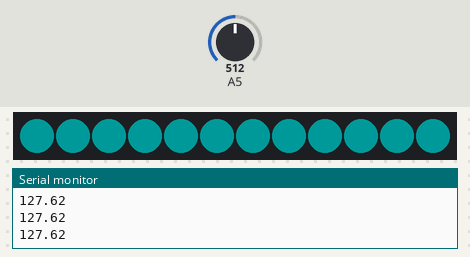
Recording of a sketch running on a simulated Arduino Uno, built with avr-gcc and run on an emulated ATmega328P. Parts: 12 RGB LEDs in strip order, left to right, the last lines printed to the serial monitor. The test bench sets the inputs (shaded band); at power-on: A5 = 512. Dim RGB values are drawn brighter than linear.

Above: at 1.2 s.
1.3 s: A5 set to 716
At 1.6 s:
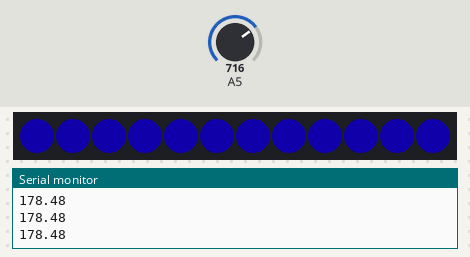
2.8 s: A5 set to 900
At 4.0 s:
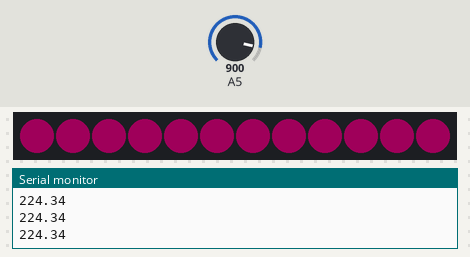
4.3 s: A5 set to 1023
At 5.3 s:
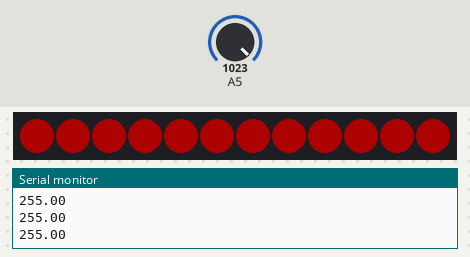
5.8 s: A5 set to 306
At 6.1 s:
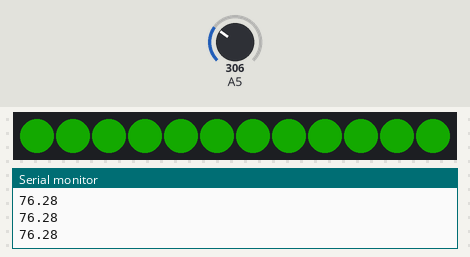
7.3 s: A5 set to 160
At 8.5 s:
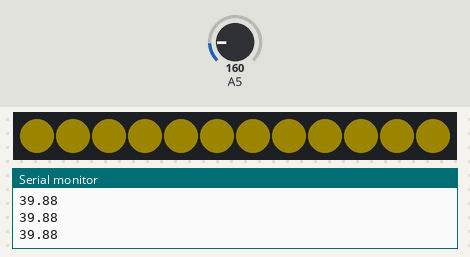
8.8 s: A5 set to 122
Timing chart, 0 to 11.3 s (numbered marks = the images above; inputs shaded):
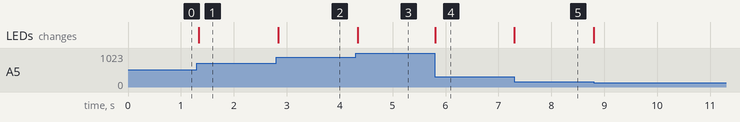

The sketch:

PixelLoopwithMic.ino
```cpp
#include <Adafruit_NeoPixel.h>
#ifdef __AVR__
#include <avr/power.h>
#endif

#define PIN 2

Adafruit_NeoPixel strip = Adafruit_NeoPixel(12, PIN, NEO_GRBW + NEO_KHZ800);

void setup() {
  Serial.begin(9600);

  strip.begin();
  strip.setBrightness(50);
  strip.show(); // Initialize all pixels to 'off'
}


void soundToColor(uint8_t wait, float sound){
  /*
   * takes a number 0-255 and loops through all the pixels to set them to that color
   */

  for(int i=0; i<strip.numPixels(); i++) { //loop through all the pixels
      strip.setPixelColor(i, Wheel(sound));
    }
    strip.show();
    delay(wait);
}


float listen(){
   /*
   * Code below reads the voltage from the microphone and converts it to color (0 - 255)
   */
  // read the input on analog pin 5:
  int sensorValue = analogRead(A5);

  // Convert the analog reading (which goes from 0 - 1023) to a color (0 - 255):
  float sound = sensorValue * (255.0 / 1023.0);

  // print out the value you read:
  Serial.println(sound);


  return sound;

}


uint32_t Wheel(byte WheelPos) {
  /*
 * Wheel transforms a number 0 to 255 to a color
 * Input a value 0 to 255 to get a color value.
 * The colours are a transition r - g - b - back to r.
 */
  WheelPos = 255 - WheelPos;
  if(WheelPos < 85) {
    return strip.Color(255 - WheelPos * 3, 0, WheelPos * 3);
  }
  if(WheelPos < 170) {
    WheelPos -= 85;
    return strip.Color(0, WheelPos * 3, 255 - WheelPos * 3);
  }
  WheelPos -= 170;
  return strip.Color(WheelPos * 3, 255 - WheelPos * 3, 0);
}


void loop() {

  soundToColor(20, listen());
  delay(20);

}
```

Measured:
- after the input at 1.3 s, the LEDs: change at once (image 1)
- after the input at 2.8 s, the LEDs: change at once (image 2)
- after the input at 4.3 s, the LEDs: change at once (image 3)
- after the input at 5.8 s, the LEDs: change at once (image 4)
- after the input at 7.3 s, the LEDs: change at once (image 5)
